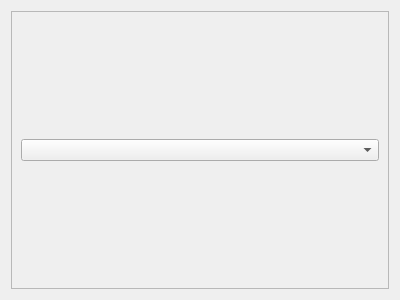
<?xml version="1.0" encoding="UTF-8"?>
<ui version="4.0">
 <class>zchxHqDisplayWidget</class>
 <widget class="QWidget" name="zchxHqDisplayWidget">
  <property name="geometry">
   <rect>
    <x>0</x>
    <y>0</y>
    <width>400</width>
    <height>300</height>
   </rect>
  </property>
  <property name="windowTitle">
   <string>Form</string>
  </property>
  <layout class="QVBoxLayout" name="verticalLayout">
   <item>
    <widget class="QFrame" name="top_frame">
     <property name="frameShape">
      <enum>QFrame::StyledPanel</enum>
     </property>
     <property name="frameShadow">
      <enum>QFrame::Raised</enum>
     </property>
     <layout class="QHBoxLayout" name="horizontalLayout">
      <item>
       <widget class="QComboBox" name="comboBox"/>
      </item>
     </layout>
    </widget>
   </item>
  </layout>
 </widget>
 <resources/>
 <connections/>
</ui>
